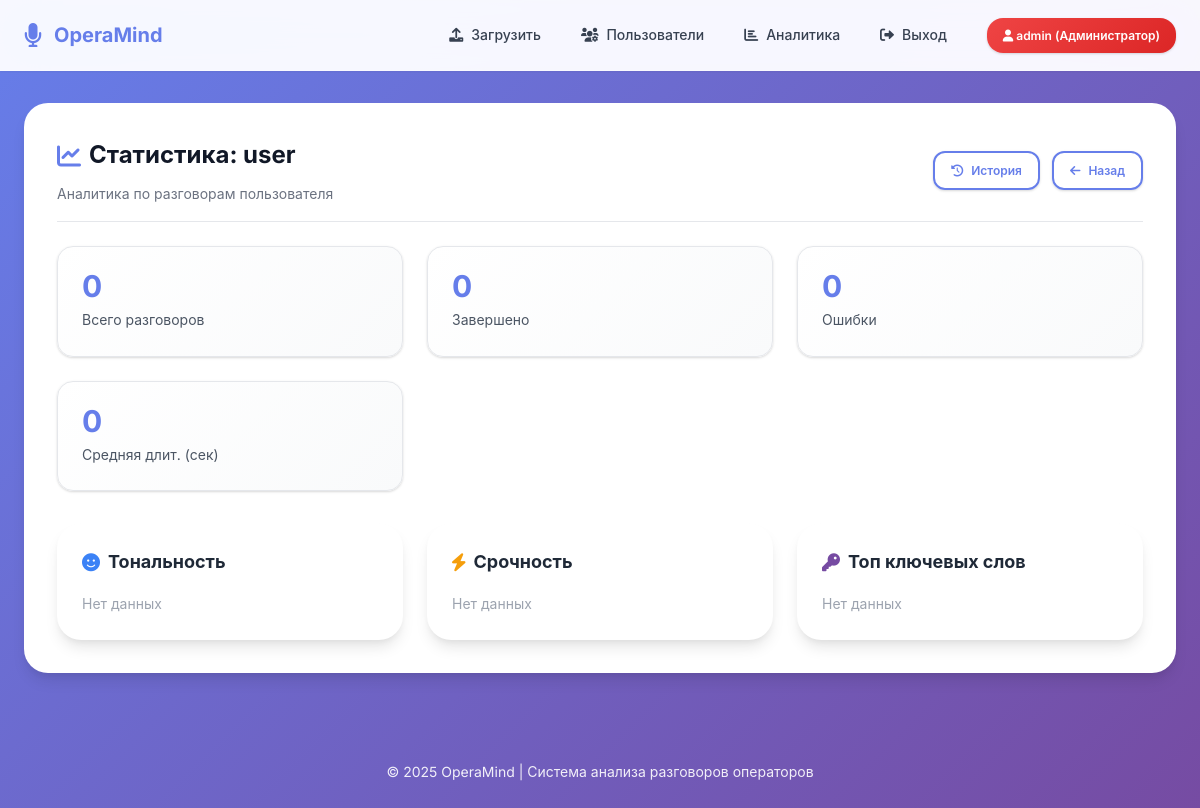
/admin/user/3/stats (signed in), run on the app's committed database.
### models.py (models this page shows, shortened)
class User(UserMixin, db.Model):
    id = db.Column(db.Integer, primary_key=True)
    username = db.Column(db.String(80), unique=True, nullable=False)
    password_hash = db.Column(db.String(200), nullable=False)
    email = db.Column(db.String(120), unique=True, nullable=True)
    created_at = db.Column(db.DateTime, default=datetime.utcnow)
    last_login = db.Column(db.DateTime)
    is_active = db.Column(db.Boolean, default=True)
    role = db.Column(db.Enum(UserRole), default=UserRole.OPERATOR, nullable=False)
    is_admin = db.Column(db.Boolean, default=False)  # Обратная совместимость
    full_name = db.Column(db.String(200))
    department = db.Column(db.String(100))
    phone = db.Column(db.String(20))
    conversations = db.relationship('Conversation', backref='user', lazy=True, cascade='all, delete-orphan')
    @property
    def is_administrator(self):
        return self.role == UserRole.ADMIN or self.is_admin
    @property
    def role_display(self):
        role_names = {
            UserRole.USER: "Пользователь",
            UserRole.OPERATOR: "Оператор",
            UserRole.ADMIN: "Администратор"
        }
        return role_names.get(self.role, "Неизвестно")

### admin.py (the view)
@admin_bp.route('/admin/user/<int:user_id>/stats')
@login_required
def admin_user_stats(user_id):
    if not getattr(current_user, 'is_admin', False):
        flash('Нет доступа', 'error')
        return redirect(url_for('index'))
    user = User.query.get_or_404(user_id)
    total = Conversation.query.filter_by(user_id=user.id).count()
    completed = Conversation.query.filter_by(user_id=user.id, status='completed').count()
    errors = Conversation.query.filter_by(user_id=user.id, status='error').count()
    avg_duration = db.session.query(func.avg(Conversation.duration)).filter_by(user_id=user.id).scalar() or 0
    sentiment_rows = db.session.query(Analysis.sentiment, func.count()).join(Conversation).filter(Conversation.user_id == user.id).group_by(Analysis.sentiment).all()
    sentiments = {s or 'unknown': c for s, c in sentiment_rows}
    urgency_rows = db.session.query(Analysis.urgency, func.count()).join(Conversation).filter(Conversation.user_id == user.id).group_by(Analysis.urgency).all()
    urgencies = {u or 'unknown': c for u, c in urgency_rows}
    kw_rows = db.session.query(Analysis.keywords).join(Conversation).filter(Conversation.user_id == user.id).all()
    from collections import Counter
    import json as _json
    all_kw = []
    for kw_json, in kw_rows:
        try:
            all_kw.extend(_json.loads(kw_json))
        except Exception:
            pass
    top_keywords = [w for w, _ in Counter(all_kw).most_common(10)]
    return render_template('admin_user_stats.html', target_user=user,
                           total=total, completed=completed, errors=errors,
                           avg_duration=avg_duration, sentiments=sentiments,
                           urgencies=urgencies, top_keywords=top_keywords)

### app.py (called while the page is built)
@login_manager.user_loader
def load_user(user_id):
    return db.session.get(User, int(user_id))

### templates/admin_user_stats.html (shortened to what this page needs)
{% extends 'base.html' %}
{% block content %}
<div class="card" style="animation:fadeInUp .4s ease;">
  <div class="card-header" style="display:flex;justify-content:space-between;align-items:center;flex-wrap:wrap;gap:var(--space-4);">
    <div>
      <h2 class="card-title" style="display:flex;align-items:center;gap:var(--space-2);"><i class="fas fa-chart-line" style="color:var(--primary);"></i> Статистика: {{ target_user.username }}</h2>
      <div class="card-subtitle">Аналитика по разговорам пользователя</div>
    </div>
    <div style="display:flex;gap:var(--space-3);flex-wrap:wrap;">
      <a href="{{ url_for('admin.admin_user_history', user_id=target_user.id) }}" class="btn btn-outline btn-sm"><i class="fas fa-history"></i> История</a>
      <a href="{{ url_for('admin.admin_users') }}" class="btn btn-outline btn-sm"><i class="fas fa-arrow-left"></i> Назад</a>
    </div>
  </div>
  <div class="admin-grid">
    <div class="stat-card">
      <div class="stat-number">{{ total }}</div>
      <div class="stat-label">Всего разговоров</div>
    </div>
    <div class="stat-card">
      <div class="stat-number">{{ completed }}</div>
      <div class="stat-label">Завершено</div>
    </div>
    <div class="stat-card">
      <div class="stat-number">{{ errors }}</div>
      <div class="stat-label">Ошибки</div>
    </div>
    <div class="stat-card">
      <div class="stat-number">{{ avg_duration|round(1) if avg_duration else 0 }}</div>
      <div class="stat-label">Средняя длит. (сек)</div>
    </div>
  </div>
  <div style="display:grid;grid-template-columns:repeat(auto-fit,minmax(280px,1fr));gap:var(--space-6);margin-top:var(--space-6);">
    <div class="card" style="padding:var(--space-6);margin:0;">
      <h3 style="font-size:var(--font-size-lg);margin-bottom:var(--space-4);display:flex;align-items:center;gap:var(--space-2);"><i class="fas fa-smile" style="color:var(--info);"></i> Тональность</h3>
      {% if sentiments %}
        <div style="display:flex;flex-direction:column;gap:8px;">
          {% for k,v in sentiments.items() %}
            {% set perc = (v / (sentiments.values()|sum)) * 100 %}
            {% set width_perc = '%.1f' % perc %}
            <div style="display:flex;align-items:center;gap:10px;">
              <div style="flex:1;display:flex;justify-content:space-between;font-size:var(--font-size-sm);">
                <span>{{ k }}</span><span style="color:var(--gray-500);">{{ v }}</span>
              </div>
              <div style="flex:2;height:8px;background:var(--gray-200);border-radius:4px;overflow:hidden;">
                <div style="height:100%;width: {{ width_perc }}%;background:linear-gradient(90deg,var(--primary),var(--secondary));"></div>
              </div>
            </div>
          {% endfor %}
        </div>
      {% else %}
        <div style="color:var(--gray-400);font-size:var(--font-size-sm);">Нет данных</div>
      {% endif %}
    </div>
    <div class="card" style="padding:var(--space-6);margin:0;">
      <h3 style="font-size:var(--font-size-lg);margin-bottom:var(--space-4);display:flex;align-items:center;gap:var(--space-2);"><i class="fas fa-bolt" style="color:var(--warning);"></i> Срочность</h3>
      {% if urgencies %}
        <div style="display:flex;flex-direction:column;gap:8px;">
          {% for k,v in urgencies.items() %}
            {% set perc = (v / (urgencies.values()|sum)) * 100 %}
            {% set width_perc = '%.1f' % perc %}
            <div style="display:flex;align-items:center;gap:10px;">
              <div style="flex:1;display:flex;justify-content:space-between;font-size:var(--font-size-sm);">
                <span>{{ k }}</span><span style="color:var(--gray-500);">{{ v }}</span>
              </div>
              <div style="flex:2;height:8px;background:var(--gray-200);border-radius:4px;overflow:hidden;">
                <div style="height:100%;width: {{ width_perc }}%;background:linear-gradient(90deg,var(--success),var(--accent));"></div>
              </div>
            </div>
          {% endfor %}
        </div>
      {% else %}
        <div style="color:var(--gray-400);font-size:var(--font-size-sm);">Нет данных</div>
      {% endif %}
    </div>
    <div class="card" style="padding:var(--space-6);margin:0;">
      <h3 style="font-size:var(--font-size-lg);margin-bottom:var(--space-4);display:flex;align-items:center;gap:var(--space-2);"><i class="fas fa-key" style="color:var(--secondary);"></i> Топ ключевых слов</h3>
      {% if top_keywords %}
        <div style="display:flex;flex-wrap:wrap;gap:8px;">
          {% for kw in top_keywords %}
            <span style="background:linear-gradient(135deg,var(--primary),var(--secondary));color:var(--white);padding:6px 12px;border-radius:var(--radius-md);font-size:var(--font-size-xs);font-weight:600;box-shadow:var(--shadow);">{{ kw }}</span>
          {% endfor %}
        </div>
      {% else %}
        <div style="color:var(--gray-400);font-size:var(--font-size-sm);">Нет данных</div>
      {% endif %}
    </div>
  </div>
</div>
{% endblock %}

### templates/base.html (shortened to what this page needs)
<!DOCTYPE html>
<html lang="ru">
<head>
    <link href="https://cdnjs.cloudflare.com/ajax/libs/font-awesome/6.0.0/css/all.min.css" rel="stylesheet">
</head>
<body>
    <nav class="navbar">
        <div class="container">
            <a href="{{ url_for('index') }}" class="logo">
                <i class="fas fa-microphone"></i>
                <span>OperaMind</span>
            </a>
            {% if current_user.is_authenticated %}
            <nav>
                <a href="{{ url_for('index') }}">
                    <i class="fas fa-upload"></i>
                    Загрузить
                </a>
                {% if current_user.is_administrator %}
                <a href="{{ url_for('admin.admin_users') }}">
                    <i class="fas fa-users-cog"></i>
                    Пользователи
                </a>
                <a href="{{ url_for('admin.admin_history') }}">
                    <i class="fas fa-chart-bar"></i>
                    Аналитика
                </a>
                {% endif %}
                <a href="{{ url_for('logout') }}">
                    <i class="fas fa-sign-out-alt"></i>
                    Выход
                </a>
                <span class="user-badge {% if current_user.is_administrator %}role-admin{% elif current_user.is_operator %}role-operator{% else %}role-user{% endif %}">
                    <i class="fas fa-user"></i>
                    {{ current_user.username }}
                    ({{ current_user.role_display }})
                </span>
            </nav>
            {% endif %}
        </div>
    </nav>
    <div class="container">
        {% block content %}{% endblock %}
    </div>
    <footer>
        <p>© 2025 OperaMind | Система анализа разговоров операторов</p>
    </footer>
</body>
</html>

### data on the page
User: username "admin", role_display "Администратор"
User: username "user"

### other printed values
{{ total }} "0"
{{ completed }} "0"
{{ errors }} "0"
{{ avg_duration|round(1) if avg_duration else 0 }} "0"
